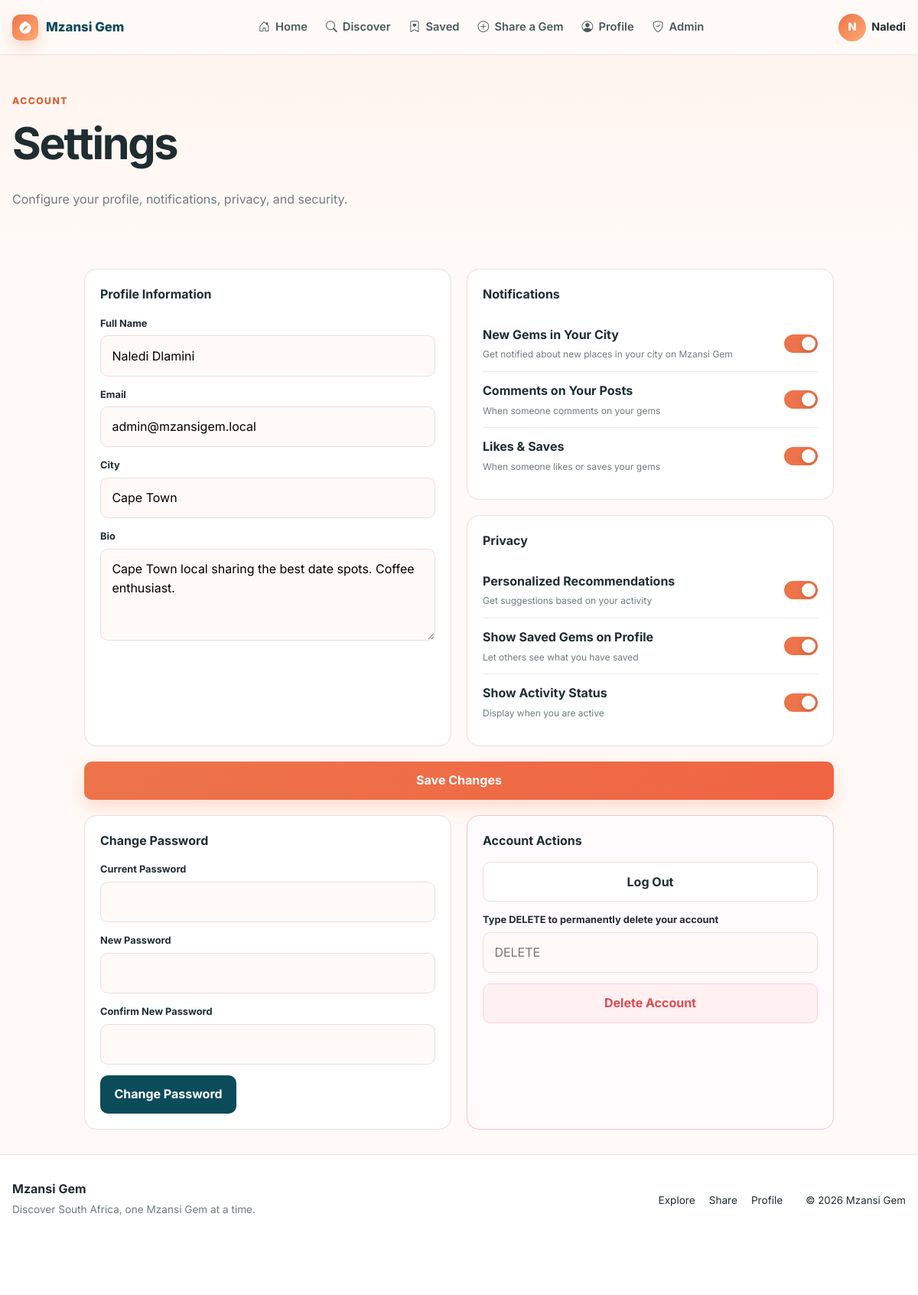
The page /settings.php (signed in) on the database its author committed.
### tables this page shows
CREATE TABLE settings (
    setting_key VARCHAR(100) PRIMARY KEY,
    setting_value TEXT NOT NULL,
    updated_at TIMESTAMP NOT NULL DEFAULT CURRENT_TIMESTAMP ON UPDATE CURRENT_TIMESTAMP
);

CREATE TABLE users (
    id INT UNSIGNED AUTO_INCREMENT PRIMARY KEY,
    full_name VARCHAR(100) NOT NULL,
    email VARCHAR(190) NOT NULL UNIQUE,
    firebase_uid VARCHAR(128) NULL UNIQUE,
    city VARCHAR(100) NOT NULL,
    password_hash VARCHAR(255) NOT NULL,
    email_verified_at DATETIME NULL,
    bio VARCHAR(300) NULL,
    role ENUM('user','admin') NOT NULL DEFAULT 'user',
    status ENUM('active','suspended') NOT NULL DEFAULT 'active',
    level INT UNSIGNED NOT NULL DEFAULT 1,
    points INT UNSIGNED NOT NULL DEFAULT 0,
    notify_new_gems TINYINT(1) NOT NULL DEFAULT 1,
    notify_comments TINYINT(1) NOT NULL DEFAULT 1,
    notify_likes_saves TINYINT(1) NOT NULL DEFAULT 1,
    personalized_recommendations TINYINT(1) NOT NULL DEFAULT 1,
    show_saved_gems TINYINT(1) NOT NULL DEFAULT 1,
    show_activity_status TINYINT(1) NOT NULL DEFAULT 1,
    created_at TIMESTAMP NOT NULL DEFAULT CURRENT_TIMESTAMP,
    updated_at TIMESTAMP NOT NULL DEFAULT CURRENT_TIMESTAMP ON UPDATE CURRENT_TIMESTAMP,
    INDEX idx_users_role_status (role, status),
    INDEX idx_users_city (city)
);

### includes/functions.php (called while the page is built, shortened)
<?php
function url(string $path = ''): string
{
    return APP_URL . ($path !== '' ? '/' . ltrim($path, '/') : '');
}
function asset(string $path): string
{
    return url('assets/' . ltrim($path, '/'));
}
function e(mixed $value): string
{
    return htmlspecialchars((string)$value, ENT_QUOTES, 'UTF-8');
}
function current_user(): ?array
{
    static $cachedId = null;
    static $cachedUser = null;
    $id = isset($_SESSION['user_id']) ? (int)$_SESSION['user_id'] : null;
    if ($cachedId === $id && is_array($cachedUser)) {
        return $cachedUser;
    }
    $stmt = db()->prepare('SELECT * FROM users WHERE id = ? LIMIT 1');
    $stmt->execute([$id]);
    $user = $stmt->fetch();
    $cachedId = $id;
    $cachedUser = $user;
    return $user;
}
function is_logged_in(): bool
{
    return current_user() !== null;
}
function require_login(): void
{
    if (!is_logged_in()) {
        flash('warning', 'Please sign in to continue.');
        $_SESSION['intended_url'] = $_SERVER['REQUEST_URI'] ?? url();
        redirect('login.php');
    }
}
function setting(string $key, string $default = ''): string
{
    static $cache = [];
    if (array_key_exists($key, $cache)) {
        return $cache[$key];
    }
    $stmt = db()->prepare('SELECT setting_value FROM settings WHERE setting_key = ? LIMIT 1');
    $stmt->execute([$key]);
    $value = $stmt->fetchColumn();
    $resolved = $value === false ? $default : (string)$value;
    return $cache[$key] = $resolved;
}

### config/database.php (called while the page is built, shortened)
<?php
function db(): PDO
{
    static $pdo = null;
    if ($pdo instanceof PDO) {
        return $pdo;
    }
    $dsn = sprintf('mysql:host=%s;port=%s;dbname=%s;charset=utf8mb4', DB_HOST, DB_PORT, DB_NAME);
    try {
        $pdo = new PDO($dsn, DB_USER, DB_PASS, [
            PDO::ATTR_ERRMODE => PDO::ERRMODE_EXCEPTION,
            PDO::ATTR_DEFAULT_FETCH_MODE => PDO::FETCH_ASSOC,
            PDO::ATTR_EMULATE_PREPARES => false,
        ]);
    } catch (PDOException $e) {
        http_response_code(500);
        $message = APP_ENV === 'development'
            ? 'Database connection failed: ' . htmlspecialchars($e->getMessage(), ENT_QUOTES, 'UTF-8')
            : 'Database connection failed.';
        exit('<div style="font-family:Arial;padding:2rem;max-width:760px;margin:auto"><h1>Mzansi Gem setup required</h1><p>' . $message . '</p><p>Import <code>database/install.sql</code> and check <code>config/config.php</code> or your environment variables.</p></div>');
    }
    return $pdo;
}

### settings.php (the view, shortened to what this page needs)
<?php
require __DIR__.'/includes/bootstrap.php';require_login();$user=current_user();$errors=[];
$pageTitle='Settings';require __DIR__.'/includes/header.php';$user=current_user();
?>
<section class="page-hero"><div class="container"><span class="eyebrow">Account</span><h1>Settings</h1><p class="muted">Configure your profile, notifications, privacy, and security.</p></div></section>
<section class="section-tight"><div class="container" style="max-width:980px"><?php if($errors):?><div class="toast toast-danger" style="position:static;margin-bottom:16px"><span><?=e(implode(' ',$errors))?></span></div><?php endif;?>
<form method="post"><?=csrf_field()?><input type="hidden" name="action" value="profile"><div class="settings-grid"><div class="settings-card"><h2>Profile Information</h2><div class="form-group"><label>Full Name</label><input class="form-control" name="full_name" value="<?=e($user['full_name'])?>" required></div><div class="form-group"><label>Email</label><input class="form-control" name="email" type="email" value="<?=e($user['email'])?>" required></div><div class="form-group"><label>City</label><input class="form-control" name="city" value="<?=e($user['city'])?>" required></div><div class="form-group"><label>Bio</label><textarea class="form-control" name="bio" maxlength="300"><?=e($user['bio'])?></textarea></div></div>
<div><div class="settings-card"><h2>Notifications</h2><?php foreach([['notify_new_gems','New Gems in Your City','Get notified about new places in your city on Mzansi Gem'],['notify_comments','Comments on Your Posts','When someone comments on your gems'],['notify_likes_saves','Likes & Saves','When someone likes or saves your gems']] as [$field,$title,$desc]):?><div class="toggle-row"><div><strong><?=e($title)?></strong><div class="form-help"><?=e($desc)?></div></div><label class="switch"><input type="checkbox" name="<?=e($field)?>" value="1" <?=$user[$field]?'checked':''?>><span></span></label></div><?php endforeach;?></div><div class="settings-card" style="margin-top:20px"><h2>Privacy</h2><?php foreach([['personalized_recommendations','Personalized Recommendations','Get suggestions based on your activity'],['show_saved_gems','Show Saved Gems on Profile','Let others see what you have saved'],['show_activity_status','Show Activity Status','Display when you are active']] as [$field,$title,$desc]):?><div class="toggle-row"><div><strong><?=e($title)?></strong><div class="form-help"><?=e($desc)?></div></div><label class="switch"><input type="checkbox" name="<?=e($field)?>" value="1" <?=$user[$field]?'checked':''?>><span></span></label></div><?php endforeach;?></div></div></div><button class="btn btn-primary btn-block" style="margin-top:20px">Save Changes</button></form>
<div class="settings-grid" style="margin-top:20px"><div class="settings-card"><h2>Change Password</h2><form method="post"><?=csrf_field()?><input type="hidden" name="action" value="password"><div class="form-group"><label>Current Password</label><input class="form-control" type="password" name="current_password" required></div><div class="form-group"><label>New Password</label><input class="form-control" type="password" name="new_password" minlength="8" required></div><div class="form-group"><label>Confirm New Password</label><input class="form-control" type="password" name="confirm_password" required></div><button class="btn btn-secondary">Change Password</button></form></div><div class="settings-card danger-zone"><h2>Account Actions</h2><a class="btn btn-ghost btn-block" href="<?=url('logout.php')?>">Log Out</a><form method="post" style="margin-top:14px"><?=csrf_field()?><input type="hidden" name="action" value="delete"><div class="form-group"><label>Type DELETE to permanently delete your account</label><input class="form-control" name="confirm_text" placeholder="DELETE"></div><button class="btn btn-danger btn-block" data-confirm="This permanently deletes your account and all your content. Continue?">Delete Account</button></form></div></div>
</div></section>
<?php require __DIR__.'/includes/footer.php'; ?>

### includes/header.php (shortened to what this page needs)
<?php
$siteName = setting('site_name', APP_NAME);
$bodyClass = $bodyClass ?? '';
$user = current_user();
?>
<!doctype html>
<html lang="en">
<head>
    <link rel="stylesheet" href="https://cdn.jsdelivr.net/npm/bootstrap-icons@1.13.1/font/bootstrap-icons.min.css">
    <link rel="stylesheet" href="<?= asset('css/style.css') ?>">
</head>
<body class="<?= e($bodyClass) ?>">
<header class="site-header">
    <div class="container header-inner">
        <a class="brand" href="<?= url('index.php') ?>" aria-label="Mzansi Gem home">
            <span class="brand-mark"><i class="bi bi-compass-fill" aria-hidden="true"></i></span>
            <span><?= e($siteName) ?></span>
        </a>
        <nav class="desktop-nav" aria-label="Primary navigation">
            <a href="<?= url('index.php') ?>"><i class="bi bi-house-door"></i> Home</a>
            <a href="<?= url('discover.php') ?>"><i class="bi bi-search"></i> Discover</a>
            <?php if ($user): ?>
                <a href="<?= url('saved.php') ?>"><i class="bi bi-bookmark-heart"></i> Saved</a>
                <a href="<?= url('share.php') ?>"><i class="bi bi-plus-circle"></i> Share a Gem</a>
                <a href="<?= url('profile.php') ?>"><i class="bi bi-person-circle"></i> Profile</a>
                <?php if ($user['role'] === 'admin'): ?><a href="<?= url('admin/index.php') ?>"><i class="bi bi-shield-check"></i> Admin</a><?php endif; ?>
            <?php endif; ?>
        </nav>
        <div class="header-actions">
            <?php if ($user): ?>
                <a class="avatar-link" href="<?= url('profile.php') ?>" title="Open profile">
                    <span class="avatar"><?= e(mb_strtoupper(mb_substr($user['full_name'], 0, 1))) ?></span>
                    <span class="hide-small"><?= e(explode(' ', $user['full_name'])[0]) ?></span>
                </a>
            <?php else: ?>
                <a class="btn btn-ghost btn-sm" href="<?= url('login.php') ?>"><i class="bi bi-box-arrow-in-right"></i> Log in</a>
                <a class="btn btn-primary btn-sm" href="<?= url('register.php') ?>"><i class="bi bi-person-plus"></i> Sign up</a>
            <?php endif; ?>
        </div>
    </div>
</header>

### assets/css/style.css (style rules this page uses)
:root { --orange:#ed744a;--orange-dark:#d95d35;--peach:#ffab72;--cream:#fffaf7;--soft:#f8f2ee; --ink:#1f2d31;--muted:#6f7b7e;--teal:#0c4b59;--line:#eadfd8;--green:#20a66a;--red:#d94d54; --shadow:0 14px 40px rgba(87,54,40,.12);--radius:18px;--radius-sm:11px;--container:1180px; }
* { box-sizing:border-box }
html { scroll-behavior:smooth }
body { margin:0;font-family:Inter,system-ui,-apple-system,Segoe UI,sans-serif;color:var(--ink);background:var(--cream);line-height:1.55 }
a { color:inherit;text-decoration:none }
button,input,select,textarea { font:inherit }
button { cursor:pointer }
.container { width:min(var(--container),calc(100% - 32px));margin-inline:auto }
.muted { color:var(--muted) }
.eyebrow { color:var(--orange-dark);font-weight:800;letter-spacing:.12em;text-transform:uppercase;font-size:.76rem }
.section-tight { padding:32px 0 }
.site-header { height:72px;background:rgba(255,250,247,.94);backdrop-filter:blur(14px);border-bottom:1px solid rgba(234,223,216,.8);position:sticky;top:0;z-index:50 }
.header-inner { height:100%;display:flex;align-items:center;justify-content:space-between;gap:22px }
.brand { display:inline-flex;align-items:center;gap:10px;font-weight:800;color:var(--teal);font-size:1.05rem }
.brand-mark { display:grid;place-items:center;width:34px;height:34px;border-radius:10px;color:white;background:linear-gradient(135deg,var(--orange),var(--peach));box-shadow:0 8px 20px rgba(237,116,74,.28) }
.desktop-nav { display:flex;align-items:center;gap:24px;font-size:.92rem;font-weight:600 }
.desktop-nav a { color:#49585c }
.header-actions { display:flex;align-items:center;gap:10px }
.avatar-link { display:flex;align-items:center;gap:8px;font-size:.9rem;font-weight:700 }
.avatar { width:36px;height:36px;border-radius:50%;display:grid;place-items:center;color:#fff;background:linear-gradient(135deg,var(--orange),var(--peach));font-weight:800 }
.btn { border:0;border-radius:10px;padding:.78rem 1.15rem;display:inline-flex;align-items:center;justify-content:center;gap:8px;font-weight:700;transition:.2s ease }
.btn-primary { background:linear-gradient(135deg,var(--orange),#f06443);color:#fff;box-shadow:0 9px 22px rgba(237,116,74,.24) }
.btn-secondary { background:var(--teal);color:#fff }
.btn-ghost { background:#fff;color:var(--ink);border:1px solid var(--line) }
.btn-danger { background:#fff0f1;color:var(--red);border:1px solid #ffd1d5 }
.btn-block { width:100% }
.form-group { margin-bottom:14px }
.form-group label { display:block;font-size:.8rem;font-weight:700;margin-bottom:6px }
.form-control { width:100%;border:1px solid var(--line);background:#fffaf8;border-radius:10px;padding:.82rem .9rem;outline:0;transition:.2s }
textarea.form-control { min-height:120px;resize:vertical }
.form-help { font-size:.75rem;color:var(--muted);margin-top:5px }
.page-hero { padding:46px 0 30px;background:linear-gradient(180deg,#fff4ee,transparent) }
.page-hero h1 { font-size:clamp(2rem,5vw,3.6rem);letter-spacing:-.04em;margin:0 }
.settings-grid { display:grid;grid-template-columns:1fr 1fr;gap:20px }
.settings-card { background:#fff;border:1px solid var(--line);border-radius:16px;padding:20px }
.settings-card h2 { font-size:1rem;margin:0 0 16px }
.toggle-row { display:flex;justify-content:space-between;align-items:center;gap:14px;padding:12px 0;border-bottom:1px solid #f0e7e2 }
.toggle-row:last-child { border:0 }
.switch { position:relative;width:44px;height:24px }
.switch span { position:absolute;inset:0;border-radius:999px;background:#d4d8d9;transition:.2s }
.switch span:after { content:"";position:absolute;width:18px;height:18px;left:3px;top:3px;background:#fff;border-radius:50%;transition:.2s;box-shadow:0 2px 6px rgba(0,0,0,.2) }
.switch input:checked+span { background:var(--orange) }
.switch input:checked+span:after { transform:translateX(20px) }
.danger-zone { border-color:#f1c4c8;background:#fffafb }
.bi { line-height:1;vertical-align:-.125em }
.desktop-nav a,.btn,.avatar-link,.footer-links a { display:inline-flex;align-items:center;gap:.45rem }
.brand-mark .bi { font-size:1rem }

### rows shown on the page
settings: setting_value "Mzansi Gem"
users: full_name "N", full_name "Naledi", full_name "Naledi Dlamini", email "admin@mzansigem.local", city "Cape Town", bio "Cape Town local sharing the best date spots. Coffee enthusiast."

### other values the page prints
$title "New Gems in Your City"
$desc "Get notified about new places in your city on Mzansi Gem"
$title "Comments on Your Posts"
$desc "When someone comments on your gems"
$title "Likes & Saves"
$desc "When someone likes or saves your gems"
$title "Personalized Recommendations"
$desc "Get suggestions based on your activity"
$title "Show Saved Gems on Profile"
$desc "Let others see what you have saved"
$title "Show Activity Status"
$desc "Display when you are active"
$siteName "Mzansi Gem"
